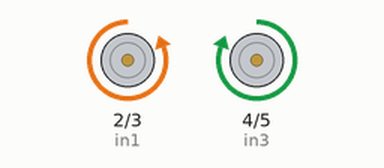
Simulated run of this sketch. Board: Arduino Uno, built with avr-gcc and run on an emulated ATmega328P. Shown: motor-driver pin pairs drawn as motors (green arrow = first pin HIGH = forward, orange = second pin HIGH = backward, longer = more drive).

Above: at 1.0 s.
At 2.5 s:
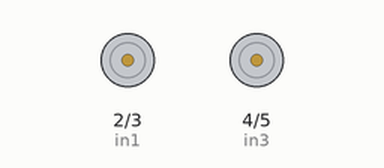
At 4.0 s:
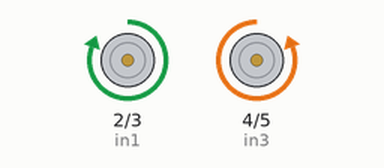
Timing chart, 0 to 7.8 s (numbered marks = the images above):
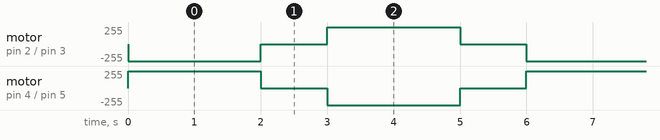

Measured:
- by itself, motor on pin 2 (in1) / pin 3 (in2): repeats every 6.0 s: stopped 1.0 s, forward 255/255 2.0 s, stopped 1.0 s, backward 255/255 2.0 s
- by itself, motor on pin 4 (in3) / pin 5 (in4): repeats every 6.0 s: stopped 1.0 s, backward 255/255 2.0 s, stopped 1.0 s, forward 255/255 2.0 s

The sketch:

RC_CAR_TEST.ino
```cpp
int in1=2, in2=3, in3=4, in4=5;

void setup() {
  pinMode(in1,OUTPUT); pinMode(in2,OUTPUT);
  pinMode(in3,OUTPUT); pinMode(in4,OUTPUT);
}

void loop() {
  // try one direction
  digitalWrite(in1,LOW);  digitalWrite(in2,HIGH);
  digitalWrite(in3,HIGH); digitalWrite(in4,LOW);
  delay(2000);

  // stop
  digitalWrite(in1,LOW); digitalWrite(in2,LOW);
  digitalWrite(in3,LOW); digitalWrite(in4,LOW);
  delay(1000);

  // try opposite direction
  digitalWrite(in1,HIGH); digitalWrite(in2,LOW);
  digitalWrite(in3,LOW);  digitalWrite(in4,HIGH);
  delay(2000);

  // stop
  digitalWrite(in1,LOW); digitalWrite(in2,LOW);
  digitalWrite(in3,LOW); digitalWrite(in4,LOW);
  delay(1000);
}
```
